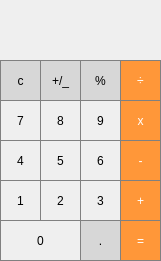
<?xml version="1.0" encoding="UTF-8"?>
<ui version="4.0">
 <class>MainWindow</class>
 <widget class="QMainWindow" name="MainWindow">
  <property name="enabled">
   <bool>true</bool>
  </property>
  <property name="geometry">
   <rect>
    <x>0</x>
    <y>0</y>
    <width>161</width>
    <height>261</height>
   </rect>
  </property>
  <property name="windowTitle">
   <string>MainWindow</string>
  </property>
  <widget class="QWidget" name="centralWidget">
   <widget class="QPushButton" name="c">
    <property name="geometry">
     <rect>
      <x>0</x>
      <y>60</y>
      <width>41</width>
      <height>41</height>
     </rect>
    </property>
    <property name="styleSheet">
     <string notr="true">QPushButton {
  background-color: rgb(215, 215, 215);
  border: 1px solid gray;
}
QPushButton:pressed {
    background-color: qlineargradient(x1: 0, y1: 0, x2: 0, y2: 1,
                                      stop: 0 #BEBEBE, stop: 1 #D7D7D7);
}</string>
    </property>
    <property name="text">
     <string>c</string>
    </property>
   </widget>
   <widget class="QLabel" name="label">
    <property name="geometry">
     <rect>
      <x>0</x>
      <y>0</y>
      <width>161</width>
      <height>61</height>
     </rect>
    </property>
    <property name="autoFillBackground">
     <bool>false</bool>
    </property>
    <property name="styleSheet">
     <string notr="true">QLabel {
  qproperty-alignment: 'AlignVCenter | AlignRight';
  border: 1px solid gray;
}

background-color : white;</string>
    </property>
    <property name="text">
     <string/>
    </property>
   </widget>
   <widget class="QPushButton" name="mp">
    <property name="geometry">
     <rect>
      <x>40</x>
      <y>60</y>
      <width>41</width>
      <height>41</height>
     </rect>
    </property>
    <property name="styleSheet">
     <string notr="true">QPushButton {
  background-color: rgb(215, 215, 215);
  border: 1px solid gray;
}
QPushButton:pressed {
    background-color: qlineargradient(x1: 0, y1: 0, x2: 0, y2: 1,
                                      stop: 0 #BEBEBE, stop: 1 #D7D7D7);
}</string>
    </property>
    <property name="text">
     <string>+/_</string>
    </property>
   </widget>
   <widget class="QPushButton" name="percent">
    <property name="geometry">
     <rect>
      <x>80</x>
      <y>60</y>
      <width>41</width>
      <height>41</height>
     </rect>
    </property>
    <property name="styleSheet">
     <string notr="true">QPushButton {
  background-color: rgb(215, 215, 215);
  border: 1px solid gray;
}
QPushButton:pressed {
    background-color: qlineargradient(x1: 0, y1: 0, x2: 0, y2: 1,
                                      stop: 0 #BEBEBE, stop: 1 #D7D7D7);
}</string>
    </property>
    <property name="text">
     <string>%</string>
    </property>
   </widget>
   <widget class="QPushButton" name="divide">
    <property name="geometry">
     <rect>
      <x>120</x>
      <y>60</y>
      <width>41</width>
      <height>41</height>
     </rect>
    </property>
    <property name="styleSheet">
     <string notr="true">QPushButton {
  background-color: rgb(255, 151, 57);
  color: white; 
  border: 1px solid gray;
}

QPushButton:pressed {
    background-color: qlineargradient(x1: 0, y1: 0, x2: 0, y2: 1,
                                      stop: 0 #FF7832, stop: 1 #FF9739);
}</string>
    </property>
    <property name="text">
     <string>÷</string>
    </property>
   </widget>
   <widget class="QPushButton" name="multiply">
    <property name="geometry">
     <rect>
      <x>120</x>
      <y>100</y>
      <width>41</width>
      <height>41</height>
     </rect>
    </property>
    <property name="styleSheet">
     <string notr="true">QPushButton {
  background-color: rgb(255, 151, 57);
  color: white; 
  border: 1px solid gray;
}

QPushButton:pressed {
    background-color: qlineargradient(x1: 0, y1: 0, x2: 0, y2: 1,
                                      stop: 0 #FF7832, stop: 1 #FF9739);
}</string>
    </property>
    <property name="text">
     <string>x</string>
    </property>
   </widget>
   <widget class="QPushButton" name="_7">
    <property name="geometry">
     <rect>
      <x>0</x>
      <y>100</y>
      <width>41</width>
      <height>41</height>
     </rect>
    </property>
    <property name="styleSheet">
     <string notr="true">QPushButton {
   border: 1px solid gray;
}
QPushButton:pressed {
    background-color: qlineargradient(x1: 0, y1: 0, x2: 0, y2: 1,
                                      stop: 0 #dadbde, stop: 1 #f6f7fa);
}</string>
    </property>
    <property name="text">
     <string>7</string>
    </property>
   </widget>
   <widget class="QPushButton" name="_8">
    <property name="geometry">
     <rect>
      <x>40</x>
      <y>100</y>
      <width>41</width>
      <height>41</height>
     </rect>
    </property>
    <property name="styleSheet">
     <string notr="true">QPushButton {
   border: 1px solid gray;
}
QPushButton:pressed {
    background-color: qlineargradient(x1: 0, y1: 0, x2: 0, y2: 1,
                                      stop: 0 #dadbde, stop: 1 #f6f7fa);
}</string>
    </property>
    <property name="text">
     <string>8</string>
    </property>
   </widget>
   <widget class="QPushButton" name="_9">
    <property name="geometry">
     <rect>
      <x>80</x>
      <y>100</y>
      <width>41</width>
      <height>41</height>
     </rect>
    </property>
    <property name="styleSheet">
     <string notr="true">QPushButton {
   border: 1px solid gray;
}
QPushButton:pressed {
    background-color: qlineargradient(x1: 0, y1: 0, x2: 0, y2: 1,
                                      stop: 0 #dadbde, stop: 1 #f6f7fa);
}</string>
    </property>
    <property name="text">
     <string>9</string>
    </property>
   </widget>
   <widget class="QPushButton" name="minus">
    <property name="geometry">
     <rect>
      <x>120</x>
      <y>140</y>
      <width>41</width>
      <height>41</height>
     </rect>
    </property>
    <property name="styleSheet">
     <string notr="true">QPushButton {
  background-color: rgb(255, 151, 57);
  color: white; 
  border: 1px solid gray;
}

QPushButton:pressed {
    background-color: qlineargradient(x1: 0, y1: 0, x2: 0, y2: 1,
                                      stop: 0 #FF7832, stop: 1 #FF9739);
}</string>
    </property>
    <property name="text">
     <string>-</string>
    </property>
   </widget>
   <widget class="QPushButton" name="_4">
    <property name="geometry">
     <rect>
      <x>0</x>
      <y>140</y>
      <width>41</width>
      <height>41</height>
     </rect>
    </property>
    <property name="styleSheet">
     <string notr="true">QPushButton {
   border: 1px solid gray;
}
QPushButton:pressed {
    background-color: qlineargradient(x1: 0, y1: 0, x2: 0, y2: 1,
                                      stop: 0 #dadbde, stop: 1 #f6f7fa);
}</string>
    </property>
    <property name="text">
     <string>4</string>
    </property>
   </widget>
   <widget class="QPushButton" name="_5">
    <property name="geometry">
     <rect>
      <x>40</x>
      <y>140</y>
      <width>41</width>
      <height>41</height>
     </rect>
    </property>
    <property name="styleSheet">
     <string notr="true">QPushButton {
   border: 1px solid gray;
}
QPushButton:pressed {
    background-color: qlineargradient(x1: 0, y1: 0, x2: 0, y2: 1,
                                      stop: 0 #dadbde, stop: 1 #f6f7fa);
}</string>
    </property>
    <property name="text">
     <string>5</string>
    </property>
   </widget>
   <widget class="QPushButton" name="_6">
    <property name="geometry">
     <rect>
      <x>80</x>
      <y>140</y>
      <width>41</width>
      <height>41</height>
     </rect>
    </property>
    <property name="styleSheet">
     <string notr="true">QPushButton {
   border: 1px solid gray;
}
QPushButton:pressed {
    background-color: qlineargradient(x1: 0, y1: 0, x2: 0, y2: 1,
                                      stop: 0 #dadbde, stop: 1 #f6f7fa);
}</string>
    </property>
    <property name="text">
     <string>6</string>
    </property>
   </widget>
   <widget class="QPushButton" name="plus">
    <property name="geometry">
     <rect>
      <x>120</x>
      <y>180</y>
      <width>41</width>
      <height>41</height>
     </rect>
    </property>
    <property name="styleSheet">
     <string notr="true">QPushButton {
  background-color: rgb(255, 151, 57);
  color: white; 
  border: 1px solid gray;
}

QPushButton:pressed {
    background-color: qlineargradient(x1: 0, y1: 0, x2: 0, y2: 1,
                                      stop: 0 #FF7832, stop: 1 #FF9739);
}</string>
    </property>
    <property name="text">
     <string>+</string>
    </property>
   </widget>
   <widget class="QPushButton" name="_1">
    <property name="geometry">
     <rect>
      <x>0</x>
      <y>180</y>
      <width>41</width>
      <height>41</height>
     </rect>
    </property>
    <property name="styleSheet">
     <string notr="true">QPushButton {
   border: 1px solid gray;
}
QPushButton:pressed {
    background-color: qlineargradient(x1: 0, y1: 0, x2: 0, y2: 1,
                                      stop: 0 #dadbde, stop: 1 #f6f7fa);
}</string>
    </property>
    <property name="text">
     <string>1</string>
    </property>
   </widget>
   <widget class="QPushButton" name="_2">
    <property name="geometry">
     <rect>
      <x>40</x>
      <y>180</y>
      <width>41</width>
      <height>41</height>
     </rect>
    </property>
    <property name="styleSheet">
     <string notr="true">QPushButton {
   border: 1px solid gray;
}
QPushButton:pressed {
    background-color: qlineargradient(x1: 0, y1: 0, x2: 0, y2: 1,
                                      stop: 0 #dadbde, stop: 1 #f6f7fa);
}</string>
    </property>
    <property name="text">
     <string>2</string>
    </property>
   </widget>
   <widget class="QPushButton" name="_3">
    <property name="geometry">
     <rect>
      <x>80</x>
      <y>180</y>
      <width>41</width>
      <height>41</height>
     </rect>
    </property>
    <property name="styleSheet">
     <string notr="true">QPushButton {
   border: 1px solid gray;
}
QPushButton:pressed {
    background-color: qlineargradient(x1: 0, y1: 0, x2: 0, y2: 1,
                                      stop: 0 #dadbde, stop: 1 #f6f7fa);
}</string>
    </property>
    <property name="text">
     <string>3</string>
    </property>
   </widget>
   <widget class="QPushButton" name="equal">
    <property name="geometry">
     <rect>
      <x>120</x>
      <y>220</y>
      <width>41</width>
      <height>41</height>
     </rect>
    </property>
    <property name="styleSheet">
     <string notr="true">QPushButton {
  background-color: rgb(255, 151, 57);
  color: white; 
  border: 1px solid gray;
}

QPushButton:pressed {
    background-color: qlineargradient(x1: 0, y1: 0, x2: 0, y2: 1,
                                      stop: 0 #FF7832, stop: 1 #FF9739);
}</string>
    </property>
    <property name="text">
     <string>=</string>
    </property>
   </widget>
   <widget class="QPushButton" name="_0">
    <property name="geometry">
     <rect>
      <x>0</x>
      <y>220</y>
      <width>81</width>
      <height>41</height>
     </rect>
    </property>
    <property name="styleSheet">
     <string notr="true">QPushButton {
   border: 1px solid gray;
}
QPushButton:pressed {
    background-color: qlineargradient(x1: 0, y1: 0, x2: 0, y2: 1,
                                      stop: 0 #dadbde, stop: 1 #f6f7fa);
}</string>
    </property>
    <property name="text">
     <string>0</string>
    </property>
   </widget>
   <widget class="QPushButton" name="dot">
    <property name="geometry">
     <rect>
      <x>80</x>
      <y>220</y>
      <width>41</width>
      <height>41</height>
     </rect>
    </property>
    <property name="styleSheet">
     <string notr="true">QPushButton {
  background-color: rgb(215, 215, 215);
  border: 1px solid gray;
}
QPushButton:pressed {
    background-color: qlineargradient(x1: 0, y1: 0, x2: 0, y2: 1,
                                      stop: 0 #BEBEBE, stop: 1 #D7D7D7);
}</string>
    </property>
    <property name="text">
     <string>.</string>
    </property>
   </widget>
  </widget>
 </widget>
 <layoutdefault spacing="6" margin="11"/>
 <resources/>
 <connections/>
</ui>
